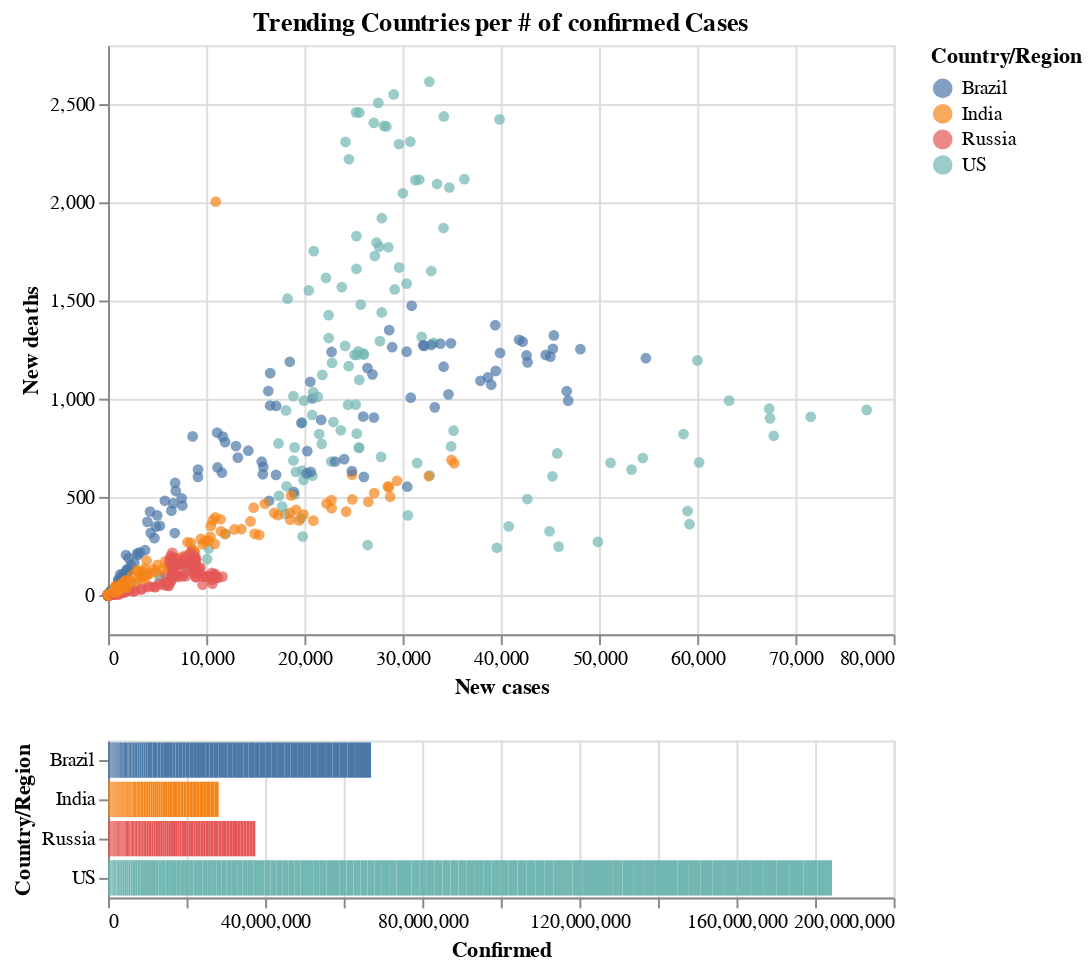

Write notebook code for a chart like this one.
### Code cell
brush = alt.selection(type='interval')
 
points = alt.Chart(trending_countries).mark_circle().encode(
    x='New cases:Q',
    y='New deaths:Q',
    color=alt.condition(brush, 'Country/Region:N', alt.value('lightgray'))
).add_selection(
    brush
).properties(title='Trending Countries per # of confirmed Cases')
 
bars = alt.Chart(trending_countries).mark_bar().encode(
    y='Country/Region:N',
    color='Country/Region:N',
    x='Confirmed:Q'
).transform_filter(
    brush
)
 
points & bars

### Figure 1 — Vega-Lite specification as saved in the notebook (floating-point values rounded to 4 significant figures; data arrays with more than 128 entries replaced by an {"elided": "..."} marker saying what was removed)
{"config": {"view": {"continuousWidth": 400, "continuousHeight": 300}}, "vconcat": [{"mark": "circle", "encoding": {"color": {"condition": {"type": "nominal", "field": "Country/Region", "selection": "selector001"}, "value": "lightgray"}, "x": {"type": "quantitative", "field": "New cases"}, "y": {"type": "quantitative", "field": "New deaths"}}, "selection": {"selector001": {"type": "interval"}}, "title": "Trending Countries per # of confirmed Cases"}, {"mark": "bar", "encoding": {"color": {"type": "nominal", "field": "Country/Region"}, "x": {"type": "quantitative", "field": "Confirmed"}, "y": {"type": "nominal", "field": "Country/Region"}}, "transform": [{"filter": {"selection": "selector001"}}]}], "data": {"name": "data-837c4d73334c385aec4c8a1e0fbfaecb"}, "$schema": "https://vega.github.io/schema/vega-lite/v4.8.1.json", "datasets": {"data-837c4d73334c385aec4c8a1e0fbfaecb": {"elided": "712 records"}}}
